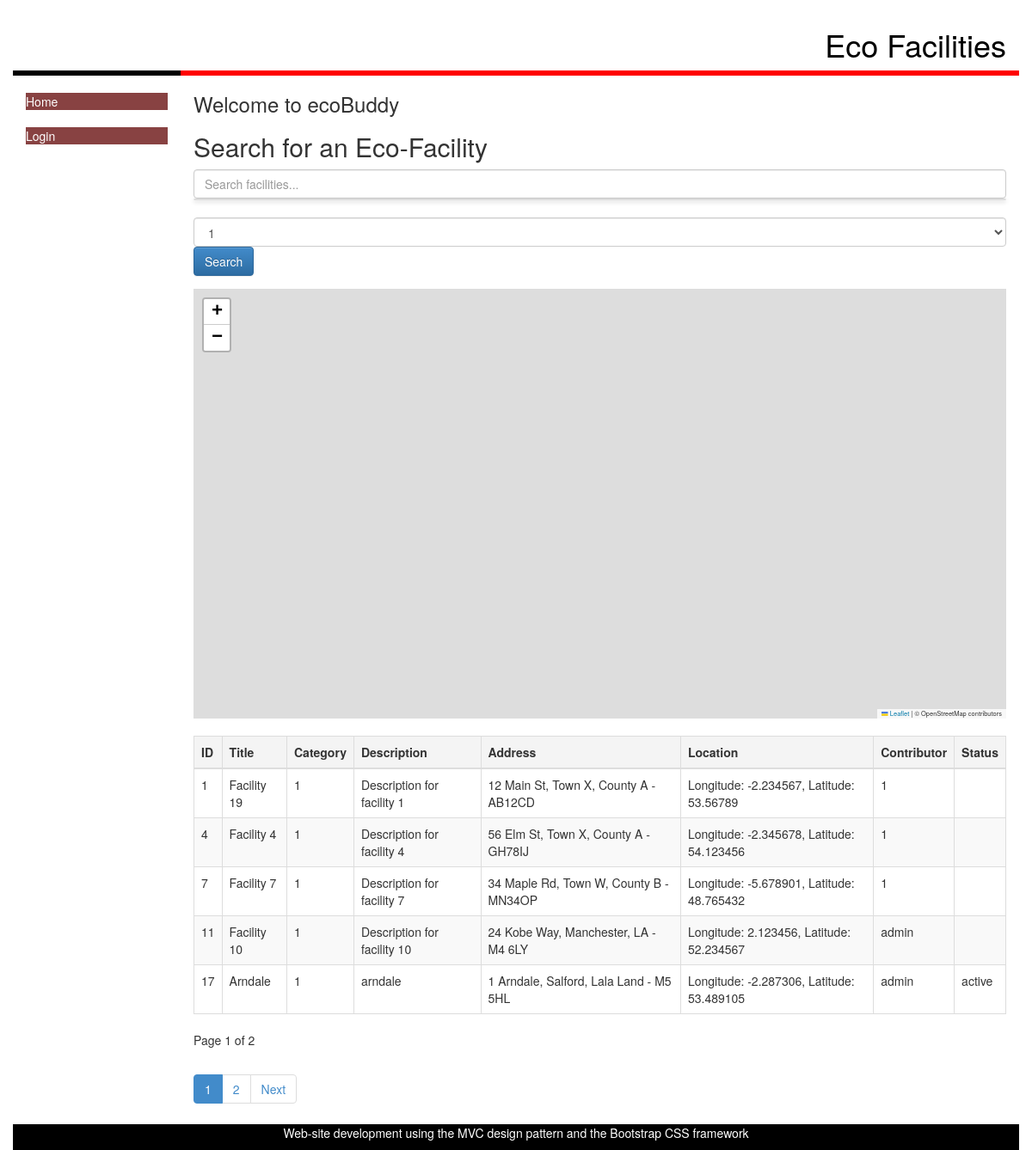
Screenshot of /index.php?category=1 with the database file from the repository.
### tables this page shows
CREATE TABLE ecoFacilities (
    id INTEGER PRIMARY KEY AUTOINCREMENT,  -- PK, UQ, NN, AI
    title VARCHAR(50) NOT NULL,            -- NN
    category INTEGER NOT NULL,             -- FK to ecoCategories(id)
    description VARCHAR(150) NOT NULL,     -- NN
    houseNumber VARCHAR(50),               -- Optional
    streetName VARCHAR(50),                -- Optional
    county VARCHAR(50),                    -- Optional
    town VARCHAR(50),                      -- Optional
    postcode VARCHAR(7) NOT NULL,          -- NN
    lng FLOAT NOT NULL,                    -- NN
    lat FLOAT NOT NULL,                    -- NN
    contributor INTEGER NOT NULL, status TEXT,          -- FK to ecoUser(id)
    FOREIGN KEY (category) REFERENCES ecoCategories(id),
    FOREIGN KEY (contributor) REFERENCES ecoUser(id)
);

### EcoFacilityController.php (called while the page is built, shortened)
<?php
require_once('Models/EcoFacilityDataSet.php');
class EcoFacilityController {
    public function viewAll() {
        $ecoFacilityDataSet = new EcoFacilityDataSet();
        $facilitiesPerPage = 5;
        $currentPage = isset($_GET['page']) && is_numeric($_GET['page']) && $_GET['page'] > 0 ? $_GET['page'] : 1;
        $offset = ($currentPage - 1) * $facilitiesPerPage;
        $searchQuery = $_GET['query'] ?? '';
        $searchCategory = $_GET['category'] ?? '';
        if (!empty($searchQuery) || !empty($searchCategory)) {
            $ecoFacilities = $ecoFacilityDataSet->searchEcoFacilities($searchQuery, $searchCategory, $facilitiesPerPage, $offset);
            $totalFacilities = $ecoFacilityDataSet->getTotalRecords($searchQuery, $searchCategory);
        } else {
            $ecoFacilities = $ecoFacilityDataSet->fetchAllEcoFacilities($facilitiesPerPage, $offset);
            $totalFacilities = $ecoFacilityDataSet->getTotalRecords();
        }
        $totalPages = ceil($totalFacilities / $facilitiesPerPage);
        $view = new stdClass();
        $view->ecoFacilities = $ecoFacilities;
        $view->currentPage = $currentPage;
        $view->totalPages = $totalPages;
        $view->pageTitle = 'Eco Facilities';
        require_once('Views/index.phtml');
    }
}

### index.php (called while the page is built, shortened)
<?php
require_once('EcoFacilityController.php');
$ecoFacilityController = new EcoFacilityController();
$ecoFacilityController->viewAll();
?>

### Models/Database.php (called while the page is built, shortened)
<?php
class Database {
    protected static $_dbInstance = null;
    protected $_dbHandle;
    public static function getInstance() {
        if(self::$_dbInstance === null) {
            self::$_dbInstance = new self();
        }
        return self::$_dbInstance;
    }
    private function __construct() {
        try {
            $this->_dbHandle = new PDO("sqlite:database/ecoBuddy.db");
        }
        catch (PDOException $e) {
            echo $e->getMessage();
        }
    }
    public function getdbConnection() {
        return $this->_dbHandle;
    }
}

### Models/ecoFacilityDataSet.php (called while the page is built, shortened)
<?php
require_once('Database.php');
require_once('ecoFacilityData.php');
class EcoFacilityDataSet {
    protected $_dbHandle;
    public function __construct() {
        $this->_dbHandle = Database::getInstance()->getdbConnection();
    }
    public function searchEcoFacilities($query = '', $category = '', $limit = 10, $offset = null) {
        $sqlQuery = "SELECT * FROM ecoFacilities WHERE 1";
        $params = [];
        if (!empty($category)) {
            $sqlQuery .= " AND category = :category";
            $params[':category'] = $category;
        }
        if ($limit !== null && $offset !== null) {
            $sqlQuery .= " LIMIT :limit OFFSET :offset";
        }
        $stmt = $this->_dbHandle->prepare($sqlQuery);
        foreach ($params as $key => $value) {
            $stmt->bindValue($key, $value);
        }
        if ($limit !== null && $offset !== null) {
            $stmt->bindValue(':limit', (int)$limit, PDO::PARAM_INT);
            $stmt->bindValue(':offset', (int)$offset, PDO::PARAM_INT);
        }
        $stmt->execute();
        $dataSet = [];
        while ($row = $stmt->fetch()) {
            $dataSet[] = new ecoFacilityData($row);
        }
        return $dataSet;
    }
    public function getTotalRecords($query = '', $category = '') {
        $sqlQuery = "SELECT COUNT(*) AS total FROM ecoFacilities WHERE 1";
        $params = [];
        if (!empty($category)) {
            $sqlQuery .= " AND category = :category";
            $params[':category'] = $category;
        }
        $stmt = $this->_dbHandle->prepare($sqlQuery);
        $stmt->execute($params);
        $result = $stmt->fetch();
        return $result['total'];
    }
}

### Models/ecoFacilityData.php (called while the page is built, shortened)
<?php
class ecoFacilityData {
    protected $id, $title, $category, $description, $houseNumber, $streetName, $county, $town, $postcode, $longitude, $latitude, $contributor, $status;
    public function __construct($dbRow){
        $this->id = $dbRow['id'];
        $this->title = $dbRow['title'];
        $this->category = $dbRow['category'];
        $this->description = $dbRow['description'];
        $this->houseNumber = $dbRow['houseNumber'];
        $this->streetName = $dbRow['streetName'];
        $this->county = $dbRow['county'];
        $this->town = $dbRow['town'];
        $this->postcode = $dbRow['postcode'];
        $this->longitude = $dbRow['lng'];
        $this->latitude = $dbRow['lat'];
        $this->contributor = $dbRow['contributor'];
        $this->status = $dbRow['status'];
    }
    public function getID() {
        return $this->id;
    }
    public function getTitle() {
        return $this->title;
    }
    public function getCategory() {
        return $this->category;
    }
    public function getDescription() {
        return $this->description;
    }
    public function getHouseNumber() {
        return $this->houseNumber;
    }
    public function getStreetName() {
        return $this->streetName;
    }
    public function getCounty() {
        return $this->county;
    }
    public function getTown() {
        return $this->town;
    }
    public function getPostcode() {
        return $this->postcode;
    }
    public function getLongitude() {
        return $this->longitude;
    }
    public function getLatitude() {
        return $this->latitude;
    }
    public function getContributor() {
        return $this->contributor;
    }
    public function getStatus(){
        return $this->status;
    }
}

### Views/index.phtml (the view, shortened to what this page needs)
<?php require('template/header.phtml') ?>
    <h3>Welcome to ecoBuddy</h3>
    <h2>Search for an Eco-Facility</h2>
    <form method="get" action="index.php">
        <div class="form-group">
            <input type="text" id="liveSearchInput" name="query" placeholder="Search facilities..." autocomplete="off"
                   value="<?= htmlspecialchars($_GET['query'] ?? '') ?>" class="form-control w-25 d-inline">
            <div id="searchResults" class="list-group w-50 position-absolute bg-white"></div>
            <select name="category" class="form-control w-25 d-inline">
                <option value="1" <?= ($_GET['category'] ?? '') == '1' ? 'selected' : '' ?>>1</option>
            </select>
            <button type="submit" class="btn btn-primary">Search</button>
        </div>
    </form>
    <link rel="stylesheet" href="https://unpkg.com/leaflet@1.9.4/dist/leaflet.css"/>
    <div id="mapDiv" style="height:500px"></div>
    <table class="table table-bordered">
        <thead>
        <tr>
            <th>ID</th>
            <th>Title</th>
            <th>Category</th>
            <th>Description</th>
            <th>Address</th>
            <th>Location</th>
            <th>Contributor</th>
            <th>Status</th>
        </tr>
        </thead>
        <tbody>
        <?php foreach ($view->ecoFacilities as $ecoFacilityData): ?>
            <tr>
                <td><?= htmlspecialchars($ecoFacilityData->getID()); ?></td>
                <td><?= htmlspecialchars($ecoFacilityData->getTitle()); ?></td>
                <td><?= htmlspecialchars($ecoFacilityData->getCategory()); ?></td>
                <td><?= htmlspecialchars($ecoFacilityData->getDescription()); ?></td>
                <td>
                    <?= htmlspecialchars($ecoFacilityData->getHouseNumber() . " " . $ecoFacilityData->getStreetName() . ", " .
                        $ecoFacilityData->getTown() . ", " . $ecoFacilityData->getCounty() . " - " . $ecoFacilityData->getPostcode()); ?>
                </td>
                <td>
                    <?= "Longitude: " . htmlspecialchars($ecoFacilityData->getLongitude()) . ", Latitude: " . htmlspecialchars($ecoFacilityData->getLatitude()); ?>
                </td>
                <td><?= htmlspecialchars($ecoFacilityData->getContributor()); ?></td>
                <td><?= htmlspecialchars($ecoFacilityData->getStatus()); ?></td>
            </tr>
        <?php endforeach; ?>
        </tbody>
    </table>
    <div>
        <p>Page <?= $view->currentPage ?> of <?= $view->totalPages ?></p>
        <nav>
            <ul class="pagination">
                <?php for ($i = 1; $i <= $view->totalPages; $i++): ?>
                    <li class="page-item <?= $i == $view->currentPage ? 'active' : '' ?>">
                        <a class="page-link" href="?page=<?= $i ?>&query=<?= urlencode($_GET['query'] ?? '') ?>&category=<?= urlencode($_GET['category'] ?? '') ?>">
                            <?= $i ?>
                        </a>
                    </li>
                <?php endfor; ?>
                <?php if ($view->currentPage < $view->totalPages): ?>
                    <li class="page-item">
                        <a class="page-link" href="?page=<?= $view->currentPage + 1 ?>&query=<?= urlencode($_GET['query'] ?? '') ?>&category=<?= urlencode($_GET['category'] ?? '') ?>">
                            Next
                        </a>
                    </li>
                <?php endif; ?>
            </ul>
        </nav>
    </div>
<?php require('template/footer.phtml') ?>

### css/my-style.css (style rules this page uses)
table { width: 100%; border-collapse: collapse; margin: 20px 0; font-size: 14px; }
table th, table td { border: 1px solid #ddd; padding: 8px; text-align: left; }
table th { background-color: #f4f4f4; color: #333; }
table tr:nth-child(even) { background-color: #f9f9f9; }
#searchResults { max-height: 300px; overflow-y: auto; border: 1px solid #ddd; border-radius: 5px; box-shadow: 0 2px 5px rgba(0,0,0,0.2); z-index: 1000; }

### rows the page displays
ecofacilities: id "1", title "Facility 19", category "1", description "Description for facility 1", houseNumber+streetName+town "12 Main St, Town X, County A - AB12CD", lng "-2.234567", lat "53.56789", contributor "1"
ecofacilities: id "4", title "Facility 4", category "1", description "Description for facility 4", houseNumber+streetName+town "56 Elm St, Town X, County A - GH78IJ", lng "-2.345678", lat "54.123456", contributor "1"
ecofacilities: id "7", title "Facility 7", category "1", description "Description for facility 7", houseNumber+streetName+town "34 Maple Rd, Town W, County B - MN34OP", lng "-5.678901", lat "48.765432", contributor "1"
ecofacilities: id "11", title "Facility 10", category "1", description "Description for facility 10", houseNumber+streetName+town "24 Kobe Way, Manchester, LA - M4 6LY", lng "2.123456", lat "52.234567", contributor "admin"
ecofacilities: id "17", title "Arndale", category "1", description "arndale", houseNumber+streetName+town "1 Arndale, Salford, Lala Land - M5 5HL", lng "-2.287306", lat "53.489105", contributor "admin", status "active"

### other values shown
$view->pageTitle "Eco Facilities"
$view->currentPage "1"
$view->totalPages "2"
